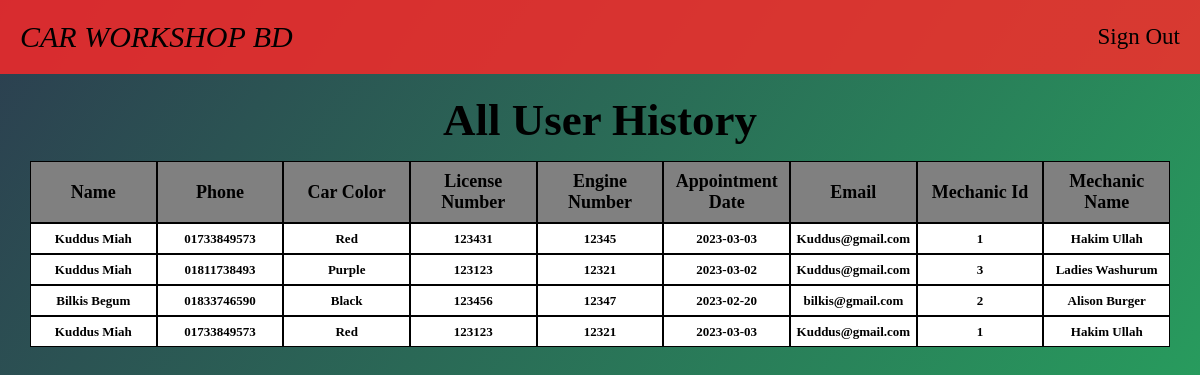
Screenshot of /historyUser.php (signed in) with the database file from the repository.
### tables this page shows
CREATE TABLE `appointment` (
  `client` varchar(100) NOT NULL,
  `phone` varchar(50) NOT NULL,
  `color` varchar(50) NOT NULL,
  `mecId` int(11) NOT NULL,
  `liNum` varchar(50) NOT NULL,
  `enNum` varchar(50) NOT NULL,
  `date` date NOT NULL,
  `mecName` varchar(100) NOT NULL,
  `email` varchar(100) NOT NULL,
  `row` int(11) NOT NULL
);

### historyUser.php (the view, shortened to what this page needs)
<!DOCTYPE html>
<html lang="en">
  <head>
    <link rel="stylesheet" href="css/style.css">
    <link rel="stylesheet" href="css/history.css">
  </head>
  <body>
  <header class="header">
    <nav>
      <div>
        <a class="nav-car-title" href="home.php">CAR WORKSHOP BD</a>
      </div>
      <div class="nav-left-box">
        <a class="nav-left" href="home.php">Sign Out</a>
      </div>
    </nav>
  </header>
    <section class="sec-1">
        <div class="whole-table">
            <div class="title">
                <h1><?php
                require_once('DBconnect.php');
                $email = $_SESSION['email'];
                if ($email === "czaber47@gmail.com") {
                  echo "All User History";
                }else{
                  echo "Your History";
                }
                ?></h1>
            </div>
            <div class="table main-td">
                <div class="td-element"><h5>Name</h5></div>
                <div class="td-element"><h5>Phone</h5></div>
                <div class="td-element"><h5>Car Color</h5></div>
                <div class="td-element"><h5>License Number</h5></div>
                <div class="td-element"><h5>Engine Number</h5></div>
                <div class="td-element"><h5>Appointment Date</h5></div>
                <div class="td-element"><h5>Email</h5></div>
                <div class="td-element"><h5>Mechanic Id</h5></div>
                <div class="td-element"><h5>Mechanic Name</h5></div>
            </div>
            <?php
            if ($email === "czaber47@gmail.com") {
              $sql_table = "SELECT * from appointment";
            }else{
              $sql_table = "SELECT * from appointment where email = '$email'";
            }
            $result_table = mysqli_query($conn, $sql_table);
            if(mysqli_num_rows($result_table) != 0){
            while($row = mysqli_fetch_assoc($result_table) ){
?>
            <div class="table">
                <div class="td-element-sub"><h5><?php echo $row['client'];?></h5></div>
                <div class="td-element-sub"><h5><?php echo $row['phone'];?></h5></div>
                <div class="td-element-sub"><h5><?php echo $row['color'];?></h5></div>
                <div class="td-element-sub"><h5><?php echo $row['liNum'];?></h5></div>
                <div class="td-element-sub"><h5><?php echo $row['enNum'];?></h5></div>
                <div class="td-element-sub"><h5><?php echo $row['date'];?></h5></div>
                <div class="td-element-sub"><h5><?php echo $row['email'];?></h5></div>
                <div class="td-element-sub"><h5><?php echo $row['mecId'];?></h5></div>
                <div class="td-element-sub"><h5><?php echo $row['mecName'];?></h5></div>
            </div>
<?php }} ?>
        </div>
    </section>
 </body>
</html>

### css/style.css (style rules this page uses)
* { padding: 0; margin: 0; box-sizing: 0; }
html { font-size: 62.5%; }

### css/history.css (style rules this page uses)
html, body { background-image: linear-gradient( 125deg, #2c3e50, #27ae60, #2980b9, #e74c3c, #8e44ad ); background-size: 400% 400%; animation: bganimation 15s infinite; height: 100%; }
nav { background-color: rgba(255, 40, 40, 0.815); padding: 2rem 2rem; display: flex; align-items: center; justify-content: space-between; }
.nav-car-title { text-decoration: none; font-size: 3rem; font-style: oblique; color: black; font: bold; }
.nav-left-box { display: flex; justify-content: space-between; align-items: center; gap: 5rem; font-size: 2.3rem; }
.nav-left:link, .nav-left:visited { color: black; text-decoration: none; transition: all 0.3s; }
.sec-1 { padding: 2em 03em; }
.whole-table { width: 100%; margin: auto; display: flex; flex-direction: column; justify-content: center; align-items: center; }
.title { font-weight: bold; color: black; margin-bottom: 0.5em; font-size: 3rem; }
.table { display: flex; justify-content: space-evenly; margin: 0; background-image: linear-gradient(to left, white, white); width: 100%; }
.main-td { background-image: linear-gradient(gray, gray); width: 100%; }
.td-element { border: 1.5px solid black; width: 12%; display: flex; justify-content: center; align-items: center; }
.td-element h5 { margin: 0.5em 0em; font-weight: bold; font-size: 1.8rem; text-align: center; padding: 0 0.5rem; }
.td-element-sub { border: 1.5px solid black; width: 12%; display: flex; justify-content: center; align-items: center; }
.td-element-sub h5 { margin: 0.5em 0em; font-size: 1.3rem; font-weight: bold; }

### rows the page displays
appointment: client "Kuddus Miah", phone "01733849573", color "Red", liNum "123431", enNum "12345", date "2023-03-03", email "Kuddus@gmail.com", mecId "1", mecName "Hakim Ullah"
appointment: client "Kuddus Miah", phone "01811738493", color "Purple", liNum "123123", enNum "12321", date "2023-03-02", email "Kuddus@gmail.com", mecId "3", mecName "Ladies Washurum"
appointment: client "Bilkis Begum", phone "01833746590", color "Black", liNum "123456", enNum "12347", date "2023-02-20", email "bilkis@gmail.com", mecId "2", mecName "Alison Burger"
appointment: client "Kuddus Miah", phone "01733849573", color "Red", liNum "123123", enNum "12321", date "2023-03-03", email "Kuddus@gmail.com", mecId "1", mecName "Hakim Ullah"
